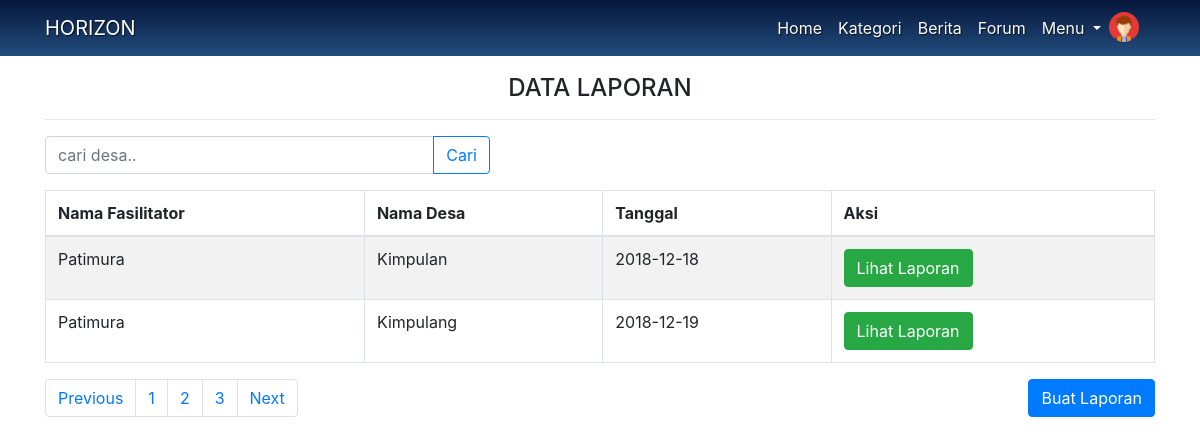
/index.php/controller/laporan, run on an earlier commit of the app's database.
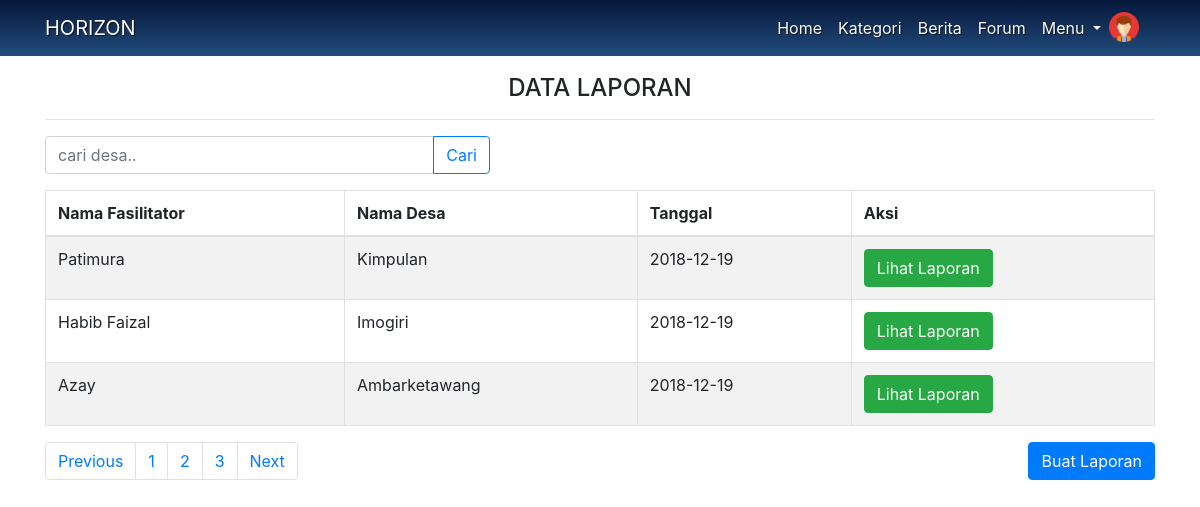
And on a later commit of the database.
### tables this page shows
CREATE TABLE `m_laporan` (
  `id_laporan` int(11) NOT NULL,
  `tanggal_laporan` date NOT NULL,
  `nama_fasilitator` varchar(100) NOT NULL,
  `nama_desa` varchar(100) NOT NULL,
  `jumlah_ya` int(100) NOT NULL,
  `jumlah_tidak` int(100) NOT NULL,
  `ya1` int(11) DEFAULT NULL,
  `ya2` int(11) NOT NULL,
  `ya3` int(11) NOT NULL,
  `ya4` int(11) NOT NULL,
  `ya5` int(11) NOT NULL,
  `ya6` int(11) NOT NULL,
  `ya7` int(11) NOT NULL,
  `tidak1` int(11) NOT NULL,
  `tidak2` int(11) NOT NULL,
  `tidak3` int(11) NOT NULL,
  `tidak4` int(11) NOT NULL,
  `tidak5` int(11) NOT NULL,
  `tidak6` int(11) NOT NULL,
  `tidak7` int(11) NOT NULL,
  `jenis_destana` enum('Belum Dikategorikan','Utama','Madya','Pratama','Bukan Desa Tangguh Bencana') NOT NULL
);

### application/controllers/controller.php (called while the page is built, shortened)
<?php
class controller extends CI_Controller {
	function __construct() {
		$this->load->library(array('form_validation'));
		$this->load->helper(array('form', 'url'));
		$this->load->model('M_model');
	}
	public function laporan(){
		$laporan = $this->M_model->GetLaporan();
		$this->load->view('laporan', array('laporan' => $laporan));
	}
}

### index.php (called while the page is built, shortened)
<?php
require_once BASEPATH.'core/CodeIgniter.php';

### application/models/M_model.php (called while the page is built, shortened)
<?php
class M_model extends CI_Model{
    public function GetLaporan(){
        $laporan = $this->db->query('SELECT * FROM m_laporan WHERE jenis_destana="Belum Dikategorikan"');
        return $laporan->result_array();
    }
  }
  ?>

### application/views/laporan.php (the view, shortened to what this page needs)
<?php require 'f_header.php'; ?>
    <div class="container mt-4 text-center" style="padding-top:50px">
    <h4>DATA LAPORAN</h4><hr>
    <div class="row mt-1">
      <div class="col-lg-5">
          <form action="" method="post">
            <div class="input-group">
              <input type="text" class="form-control" placeholder="cari desa.." name="keyword" autocomplete="off">
              <div class="input-group-append">
                <button class="btn btn-outline-primary" type="submit" id="tombolCari">Cari</button>
              </div>
            </div>
          </form>
        </div>
      </div>
      <div class="table-responsive">
        <table id="user_data" class="table table-bordered table-striped">
          <thead>
              <tr>
                <th>Nama Fasilitator</th>
                <th>Nama Desa</th>
                <th>Tanggal</th>
                <th>Aksi</th>
              </tr>
          </thead>
          <?php foreach ($laporan as $l) { ?>
              <tr>
                <td><?= $l['nama_fasilitator']; ?></td>
                <td><?= $l['nama_desa']; ?></td>
                <td><?= $l['tanggal_laporan']; ?></td>
                <td>
                <a type="button" class="btn btn-success" href="<?= base_url()."controller/ceklaporan/".$l['id_laporan'];?>">Lihat Laporan</a>
                </td>
              </tr>
          <?php } ?>
            </table>
          </div>
          <div class="row">
            <div class="col-md-6">
            <nav aria-label="Page navigation example">
              <ul class="pagination col-auto">
                <li class="page-item"><a class="page-link" href="#">Previous</a></li>
                <li class="page-item"><a class="page-link" href="#">1</a></li>
                <li class="page-item"><a class="page-link" href="#">2</a></li>
                <li class="page-item"><a class="page-link" href="#">3</a></li>
                <li class="page-item"><a class="page-link" href="#">Next</a></li>
              </ul>
            </nav>
            </div>
          <div class="col-md-6 text-right">
            <a class="btn btn-primary" href="<?= base_url()."c_get_data_desa";?>">Buat Laporan</a>
            </div>
          </div>
    </div>
<?php require 'footer.php'; ?>

What changed in the data, as far as the page shows it:
removed m_laporan: nama_fasilitator "Patimura", nama_desa "Kimpulan", tanggal_laporan "2018-12-18"
removed m_laporan: nama_fasilitator "Patimura", nama_desa "Kimpulang", tanggal_laporan "2018-12-19"
added m_laporan: nama_fasilitator "Patimura", nama_desa "Kimpulan", tanggal_laporan "2018-12-19"
added m_laporan: nama_fasilitator "Habib Faizal", nama_desa "Imogiri", tanggal_laporan "2018-12-19"
added m_laporan: nama_fasilitator "Azay", nama_desa "Ambarketawang", tanggal_laporan "2018-12-19"
